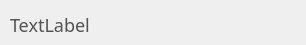
<?xml version="1.0" encoding="UTF-8"?>
<ui version="4.0">
 <class>FormFactoryItem</class>
 <widget class="QWidget" name="FormFactoryItem">
  <property name="geometry">
   <rect>
    <x>0</x>
    <y>0</y>
    <width>306</width>
    <height>45</height>
   </rect>
  </property>
  <property name="windowTitle">
   <string>Form</string>
  </property>
  <property name="styleSheet">
   <string notr="true">QWidget#widget
{
	border-image: url(:/png/login_factory.png);
	selection-border-image: url(:/png/login_factory_sel.png);;
}</string>
  </property>
  <widget class="QWidget" name="widget" native="true">
   <property name="geometry">
    <rect>
     <x>0</x>
     <y>3</y>
     <width>306</width>
     <height>43</height>
    </rect>
   </property>
   <widget class="QLabel" name="label">
    <property name="geometry">
     <rect>
      <x>10</x>
      <y>0</y>
      <width>231</width>
      <height>43</height>
     </rect>
    </property>
    <property name="styleSheet">
     <string notr="true">QLabel#label
{
	
	background-color: rgba(255, 255, 255, 0);
	font-size:18px;
	color: rgb(84, 83, 83);
	font-family:Microsoft Yahei;
}</string>
    </property>
    <property name="text">
     <string>TextLabel</string>
    </property>
    <property name="alignment">
     <set>Qt::AlignLeading|Qt::AlignLeft|Qt::AlignVCenter</set>
    </property>
   </widget>
  </widget>
 </widget>
 <resources/>
 <connections/>
</ui>
